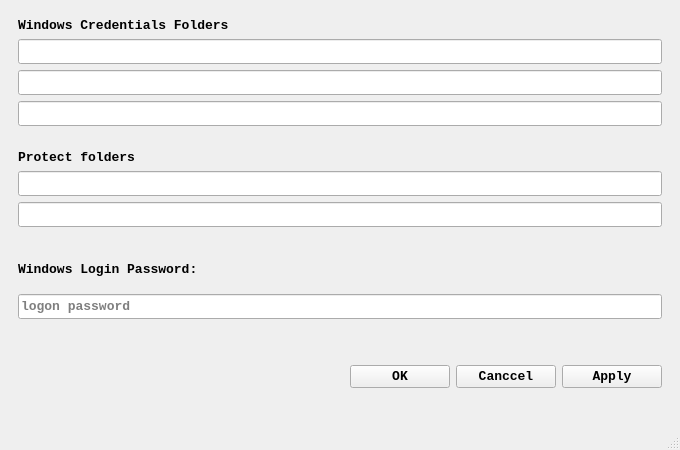
<?xml version="1.0" encoding="UTF-8"?>
<ui version="4.0">
 <class>MainWindow</class>
 <widget class="QMainWindow" name="MainWindow">
  <property name="windowModality">
   <enum>Qt::WindowModal</enum>
  </property>
  <property name="geometry">
   <rect>
    <x>0</x>
    <y>0</y>
    <width>680</width>
    <height>450</height>
   </rect>
  </property>
  <property name="minimumSize">
   <size>
    <width>680</width>
    <height>450</height>
   </size>
  </property>
  <property name="maximumSize">
   <size>
    <width>680</width>
    <height>463</height>
   </size>
  </property>
  <property name="windowTitle">
   <string>Credentials Decryption Options</string>
  </property>
  <widget class="QWidget" name="centralwidget">
   <layout class="QVBoxLayout" name="verticalLayout_3">
    <item>
     <widget class="QWidget" name="widget" native="true">
      <layout class="QVBoxLayout" name="verticalLayout">
       <item>
        <widget class="QLabel" name="label">
         <property name="minimumSize">
          <size>
           <width>250</width>
           <height>0</height>
          </size>
         </property>
         <property name="font">
          <font>
           <family>Consolas</family>
           <pointsize>10</pointsize>
           <weight>75</weight>
           <bold>true</bold>
          </font>
         </property>
         <property name="text">
          <string>Windows Credentials Folders</string>
         </property>
        </widget>
       </item>
       <item>
        <widget class="QLineEdit" name="Cred1">
         <property name="minimumSize">
          <size>
           <width>500</width>
           <height>25</height>
          </size>
         </property>
         <property name="font">
          <font>
           <family>Consolas</family>
           <pointsize>10</pointsize>
           <weight>75</weight>
           <bold>true</bold>
          </font>
         </property>
        </widget>
       </item>
       <item>
        <widget class="QLineEdit" name="Cred2">
         <property name="minimumSize">
          <size>
           <width>500</width>
           <height>25</height>
          </size>
         </property>
         <property name="font">
          <font>
           <family>Consolas</family>
           <pointsize>10</pointsize>
           <weight>75</weight>
           <bold>true</bold>
          </font>
         </property>
        </widget>
       </item>
       <item>
        <widget class="QLineEdit" name="Cred3">
         <property name="minimumSize">
          <size>
           <width>500</width>
           <height>25</height>
          </size>
         </property>
         <property name="font">
          <font>
           <family>Consolas</family>
           <pointsize>10</pointsize>
           <weight>75</weight>
           <bold>true</bold>
          </font>
         </property>
        </widget>
       </item>
      </layout>
     </widget>
    </item>
    <item>
     <widget class="QWidget" name="widget_2" native="true">
      <layout class="QVBoxLayout" name="verticalLayout_4">
       <item>
        <widget class="QLabel" name="label_2">
         <property name="minimumSize">
          <size>
           <width>150</width>
           <height>0</height>
          </size>
         </property>
         <property name="font">
          <font>
           <family>Consolas</family>
           <pointsize>10</pointsize>
           <weight>75</weight>
           <bold>true</bold>
          </font>
         </property>
         <property name="text">
          <string>Protect folders</string>
         </property>
        </widget>
       </item>
       <item>
        <widget class="QLineEdit" name="Protect1">
         <property name="minimumSize">
          <size>
           <width>500</width>
           <height>25</height>
          </size>
         </property>
         <property name="font">
          <font>
           <family>Consolas</family>
           <pointsize>10</pointsize>
           <weight>75</weight>
           <bold>true</bold>
          </font>
         </property>
        </widget>
       </item>
       <item>
        <widget class="QLineEdit" name="Protect2">
         <property name="minimumSize">
          <size>
           <width>500</width>
           <height>25</height>
          </size>
         </property>
         <property name="font">
          <font>
           <family>Consolas</family>
           <pointsize>10</pointsize>
           <weight>75</weight>
           <bold>true</bold>
          </font>
         </property>
        </widget>
       </item>
      </layout>
     </widget>
    </item>
    <item>
     <widget class="QWidget" name="widget_3" native="true">
      <layout class="QVBoxLayout" name="verticalLayout_2">
       <item>
        <widget class="QLabel" name="label_3">
         <property name="minimumSize">
          <size>
           <width>200</width>
           <height>0</height>
          </size>
         </property>
         <property name="font">
          <font>
           <family>Consolas</family>
           <pointsize>10</pointsize>
           <weight>75</weight>
           <bold>true</bold>
          </font>
         </property>
         <property name="text">
          <string>Windows Login Password:</string>
         </property>
        </widget>
       </item>
       <item>
        <widget class="QLineEdit" name="password">
         <property name="minimumSize">
          <size>
           <width>500</width>
           <height>25</height>
          </size>
         </property>
         <property name="font">
          <font>
           <family>Consolas</family>
           <pointsize>10</pointsize>
           <weight>75</weight>
           <bold>true</bold>
          </font>
         </property>
         <property name="echoMode">
          <enum>QLineEdit::Password</enum>
         </property>
         <property name="placeholderText">
          <string>logon password</string>
         </property>
        </widget>
       </item>
      </layout>
     </widget>
    </item>
    <item>
     <widget class="QWidget" name="widget_4" native="true">
      <layout class="QHBoxLayout" name="horizontalLayout">
       <item>
        <spacer name="horizontalSpacer">
         <property name="orientation">
          <enum>Qt::Horizontal</enum>
         </property>
         <property name="sizeHint" stdset="0">
          <size>
           <width>40</width>
           <height>20</height>
          </size>
         </property>
        </spacer>
       </item>
       <item>
        <widget class="QPushButton" name="pushButton">
         <property name="minimumSize">
          <size>
           <width>100</width>
           <height>0</height>
          </size>
         </property>
         <property name="font">
          <font>
           <family>Consolas</family>
           <pointsize>10</pointsize>
           <weight>75</weight>
           <bold>true</bold>
          </font>
         </property>
         <property name="text">
          <string>OK</string>
         </property>
        </widget>
       </item>
       <item>
        <widget class="QPushButton" name="cancel">
         <property name="minimumSize">
          <size>
           <width>100</width>
           <height>0</height>
          </size>
         </property>
         <property name="font">
          <font>
           <family>Consolas</family>
           <pointsize>10</pointsize>
           <weight>75</weight>
           <bold>true</bold>
          </font>
         </property>
         <property name="text">
          <string>Canccel</string>
         </property>
        </widget>
       </item>
       <item>
        <widget class="QPushButton" name="apply">
         <property name="minimumSize">
          <size>
           <width>100</width>
           <height>0</height>
          </size>
         </property>
         <property name="font">
          <font>
           <family>Consolas</family>
           <pointsize>10</pointsize>
           <weight>75</weight>
           <bold>true</bold>
          </font>
         </property>
         <property name="text">
          <string>Apply</string>
         </property>
        </widget>
       </item>
      </layout>
     </widget>
    </item>
   </layout>
  </widget>
  <widget class="QMenuBar" name="menubar">
   <property name="geometry">
    <rect>
     <x>0</x>
     <y>0</y>
     <width>680</width>
     <height>26</height>
    </rect>
   </property>
  </widget>
  <widget class="QStatusBar" name="statusbar"/>
 </widget>
 <resources/>
 <connections/>
</ui>
